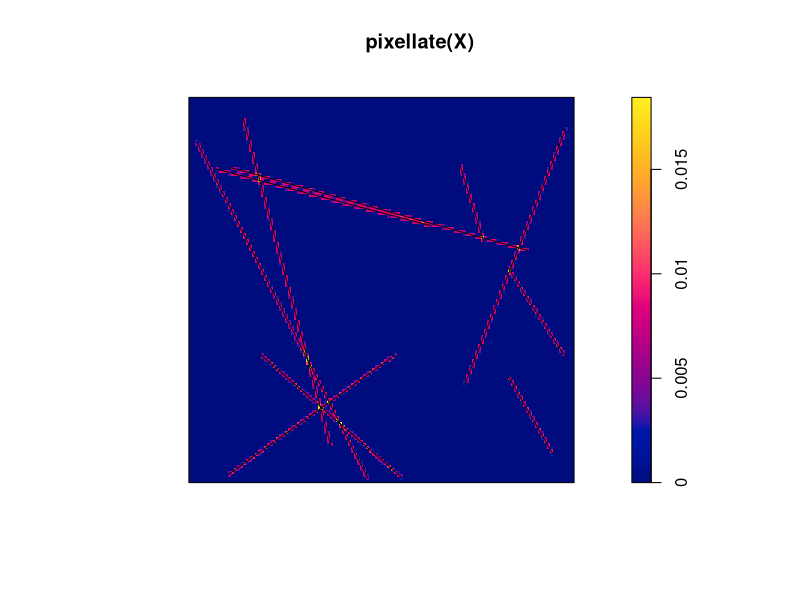

The R script that drew this image: (Note: this script raises an error after producing the figure.)
library(spatstat)


### Name: pixellate.psp
### Title: Convert Line Segment Pattern to Pixel Image
### Aliases: pixellate.psp
### Keywords: spatial manip

### ** Examples

  X <- psp(runif(10),runif(10), runif(10), runif(10), window=owin())
  plot(pixellate(X))
  plot(X, add=TRUE)
  sum(lengths.psp(X))
  sum(pixellate(X))
  plot(pixellate(X, what="n"))
